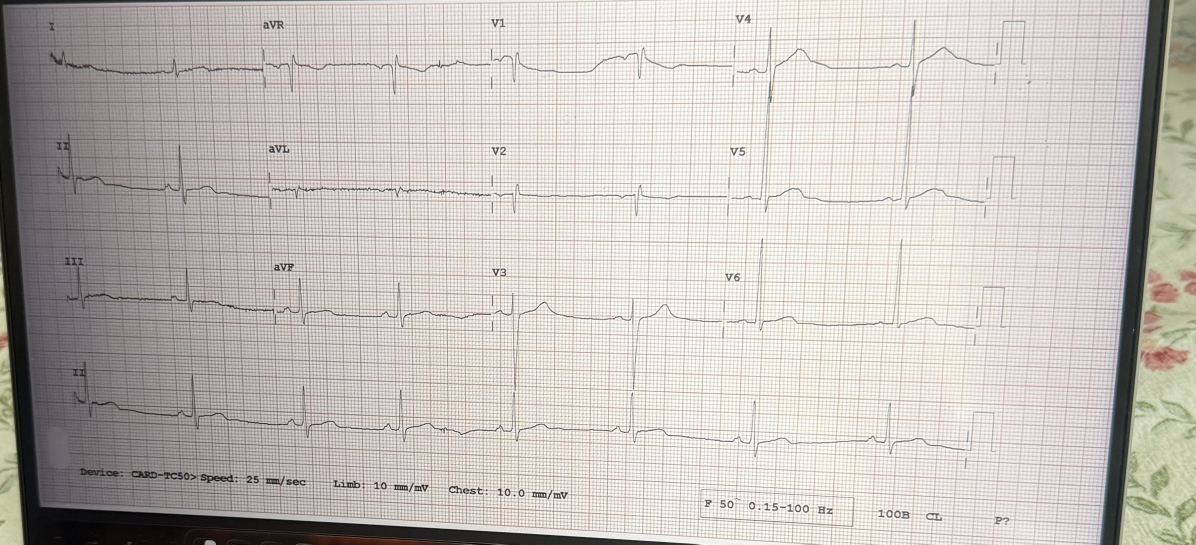
#> input picture preprocessing/clean_ecg.jpg, 3587 x 1633 px (shown at 1/3 size)
$ python preprocess.py clean_ecg.jpg out.png
#> lines starting #> are read from the running program, lines starting #| are printed output that depends on the picture; after the words box and inside, x2 and y2 are one past the last pixel; in counts of white or black regions, pixels touching at a corner belong together
import sys
import cv2
import numpy as np

def order_points(pts):
    #Sort 4 corners into: top-left, top-right, bottom-right, bottom-left
    rect = np.zeros((4, 2), dtype="float32")
    s = pts.sum(axis=1)
    rect[0] = pts[np.argmin(s)]
    rect[2] = pts[np.argmax(s)]
    d = np.diff(pts, axis=1)
    rect[1] = pts[np.argmin(d)]
    rect[3] = pts[np.argmax(d)]
    return rect

def find_boundary(img):
    #look for the largest 4-sided shape (the EKG paper or screen)
    gray = cv2.cvtColor(img, cv2.COLOR_BGR2GRAY)
    blur = cv2.GaussianBlur(gray, (5, 5), 0)

    #ignore shapes samller than 20% of the photo
    min_area = 0.2 * img.shape[0] * img.shape[1]

    #median brightness to tell us how dark or bright photo is
    #dark photos need lower edge thresholds to still show edges
    med = float(np.median(blur))
    auto = (int(max(0, 0.66 * med)), int(min(255, 1.33 * med)))

    #try several edge sensitivities, strictest first. we stop at the first one that finds the paper.
    for low, high in [(50, 150), auto, (10, 40)]:
        edges = cv2.Canny(blur, low, high)
        edges = cv2.dilate(edges, np.ones((3, 3), np.uint8), iterations=2)
        contours, _ = cv2.findContours(edges, cv2.RETR_LIST, cv2.CHAIN_APPROX_SIMPLE)
        contours = sorted(contours, key=cv2.contourArea, reverse=True)[:5]

        for c in contours:
            #convex hull wraps shape in tight rubber band, smooths out bumps from shadows or glare on edge
            hull = cv2.convexHull(c)
            peri = cv2.arcLength(hull, True)

            #try progressively looser corner simplification (0.02 to 0.08) until shape reduces to exactly 4 corners
            for eps in (0.02, 0.03):
                approx = cv2.approxPolyDP(hull, eps * peri, True)
                if len(approx) == 4:
                    if cv2.contourArea(approx) > min_area:
                        return approx.reshape(4, 2).astype("float32")
                    break

    return None


def warp(img, pts):
    #perspective transform turn the angled quad into a flat rectangle
    rect = order_points(pts)
    tl, tr, br, bl = rect
    w = int(max(np.linalg.norm(br - bl), np.linalg.norm(tr - tl)))
    h = int(max(np.linalg.norm(tr - br), np.linalg.norm(tl - bl)))
    dst = np.array([[0, 0], [w - 1, 0], [w - 1, h - 1], [0, h - 1]], dtype="float32")
    M = cv2.getPerspectiveTransform(rect, dst)
    return cv2.warpPerspective(img, M, (w, h))

def normalize_lighting(img):
    #divide brightness by heavily blurred copy of itself to flatten shadows
    # then boost local contrast so trace stays visible
    lab = cv2.cvtColor(img, cv2.COLOR_BGR2LAB)
    l, a, b = cv2.split(lab)
    # Estimate the smooth illumination field at bounded resolution. Blurring a
    # full phone photo with a thousand-pixel kernel can exceed the API timeout.
    scale = min(1.0, 512 / max(l.shape))
    small = cv2.resize(l, None, fx=scale, fy=scale, interpolation=cv2.INTER_AREA) if scale < 1 else l
    bg = cv2.GaussianBlur(small, (0, 0), sigmaX=max(1, max(small.shape) / 10))
    if bg.shape != l.shape:
        bg = cv2.resize(bg, (l.shape[1], l.shape[0]), interpolation=cv2.INTER_LINEAR)
    flat = cv2.divide(l, bg, scale=200)
    clahe = cv2.createCLAHE(clipLimit=2.0, tileGridSize=(8,8))
    flat = clahe.apply(flat)
    return cv2.cvtColor(cv2.merge((flat, a, b)), cv2.COLOR_LAB2BGR)

def preprocess(img):
    #returns (image, boundary_found). if no boundary is found, og comes back
    # unchanged with False
    pts = find_boundary(img)
    if pts is None:
        return img, False
    return normalize_lighting(warp(img, pts)), True

if __name__ == "__main__":
    path = sys.argv[1]
    out = sys.argv[2]
    img = cv2.imread(path)
#> img is the input picture: shape (1633, 3587, 3); mean B, G, R 186, 191, 196.4
    if img is None:
        sys.exit(f"Could not read {path}")
    result, found = preprocess(img)
#> in find_boundary, `gray = cv2.cvtColor(img, cv2.COLOR_BGR2GRAY)`:
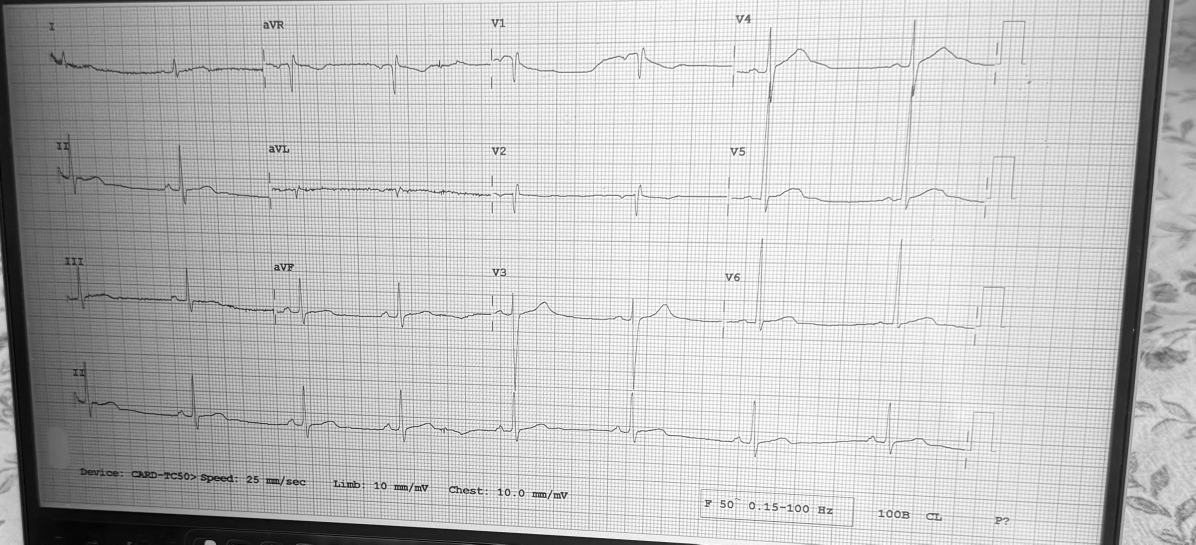
#> gray: shape (1633, 3587) (shown at 1/3 size); min 0, max 255, mean 192
#> in find_boundary, `med = float(np.median(blur))`: med = 210
#> in find_boundary, `auto = (int(max(0, 0.66 * med)), int(min(255, 1.33 * med)))`: auto = (138, 255)
#> the loop in find_boundary, `for low, high in [(50, 150), auto, (10, 40)]:` made 1 pass
#> (low, high) on pass 1: (50, 150)
#> pass 1, in find_boundary, `edges = cv2.Canny(blur, low, high)`:
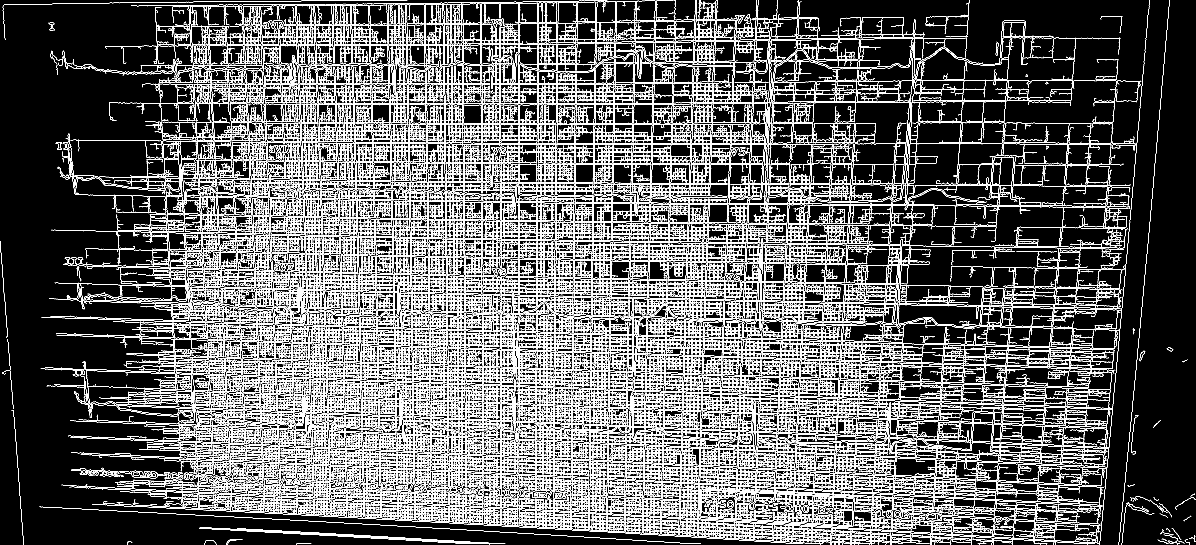
#> edges: shape (1633, 3587) (shown at 1/3 size); 15.6% white in thin lines or dots
#> pass 1, in find_boundary, `edges = cv2.dilate(edges, np.ones((3, 3), np.uint8), iterations=2)`:
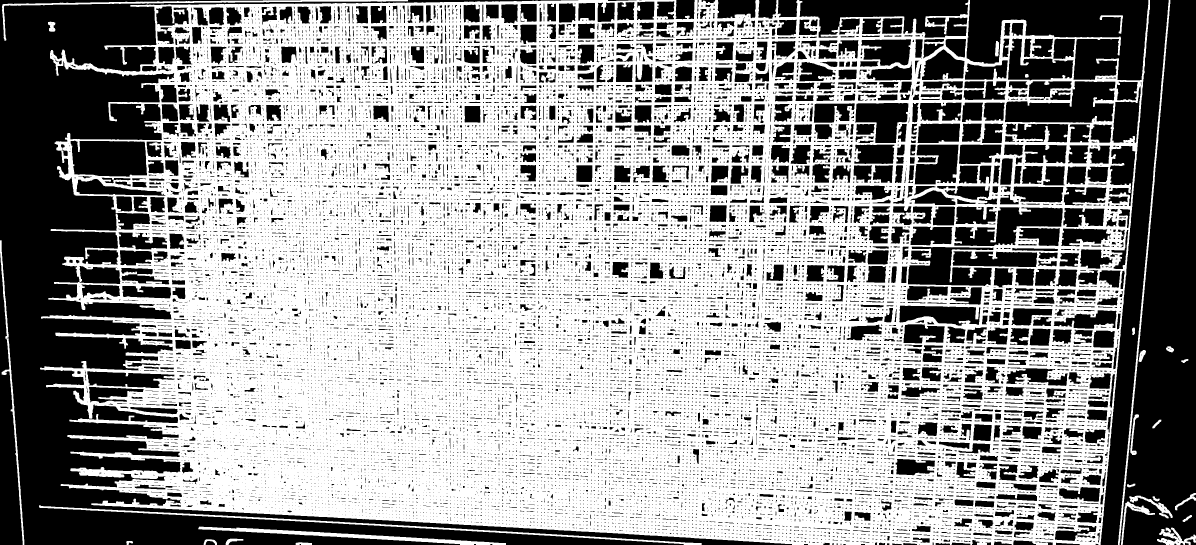
#> edges: shape (1633, 3587) (shown at 1/3 size); 58.9% white; 19937 black regions (15858 under 20 px), largest, box (x1, y1, x2, y2) and area: (0, 0, 2376, 1633) 657380, (3359, 0, 3587, 1633) 234723, (3302, 0, 3506, 1633) 88109
#> in preprocess, `pts = find_boundary(img)`: pts = [[3449, 0], [3301, 1632], [182, 1457], [150, 159]]
#> in order_points, `s = pts.sum(axis=1)`: s = [3449, 4933, 1639, 309]
#> in order_points, `d = np.diff(pts, axis=1)`: d = [-3449, -1669, 1275, 9]
#> in warp, `rect = order_points(pts)`: rect = [[150, 159], [3449, 0], [3301, 1632], [182, 1457]]
#> in warp, `tl, tr, br, bl = rect`: tl = [150, 159]; tr = [3449, 0]; br = [3301, 1632]; bl = [182, 1457]
#> in warp, `w = int(max(np.linalg.norm(br - bl), np.linalg.norm(tr - tl)))`: w = 3302
#> in warp, `h = int(max(np.linalg.norm(tr - br), np.linalg.norm(tl - bl)))`: h = 1638
#> in warp, `dst = np.array([[0, 0], [w - 1, 0], [w - 1, h - 1], [0, h - 1]], dtype..`: dst = [[0, 0], [3301, 0], [3301, 1637], [0, 1637]]
#> in warp, `M = cv2.getPerspectiveTransform(rect, dst)`: M = [[1.27, -0.0314, -185.9], [0.0583, 1.21, -201], [7.92e-05, -3.73e-05, 1]]
#> in warp, `return cv2.warpPerspective(img, M, (w, h))`:
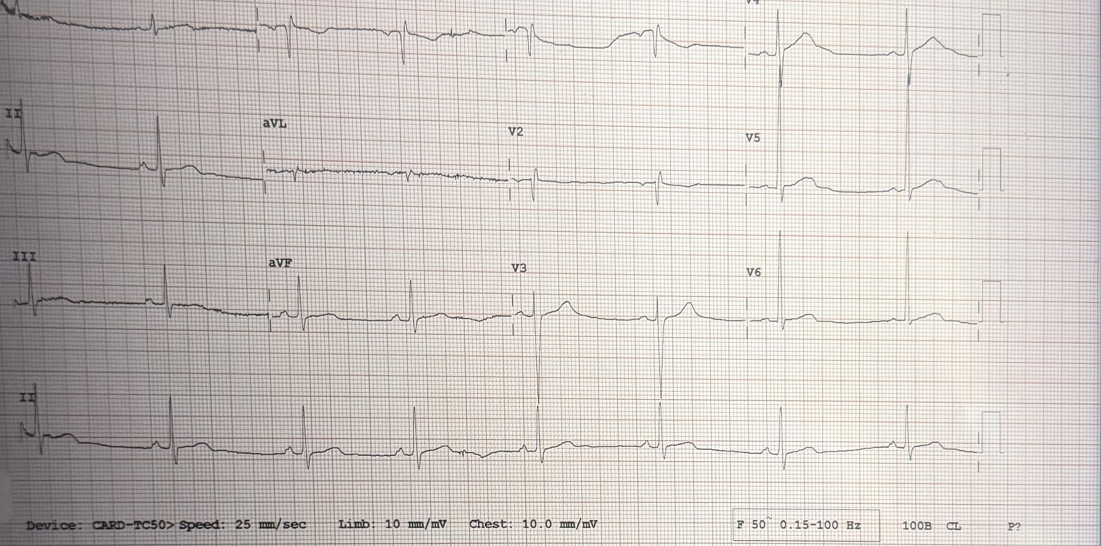
#> returned value: shape (1638, 3302, 3) (shown at 1/3 size); mean of channels 0, 1, 2 194.5, 198.5, 204.7; drawn as B, G, R
#> in normalize_lighting, `lab = cv2.cvtColor(img, cv2.COLOR_BGR2LAB)`: lab: shape (1638, 3302, 3); mean of channels 0, 1, 2 204.4, 129.5, 130.8
#> in normalize_lighting, `bg = cv2.GaussianBlur(small, (0, 0), sigmaX=max(1, max(small.shape) / ..`:
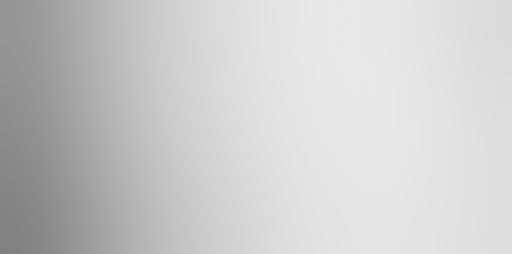
#> bg: shape (254, 512); min 128, max 233, mean 204.5
#> in normalize_lighting, `flat = cv2.divide(l, bg, scale=200)`:
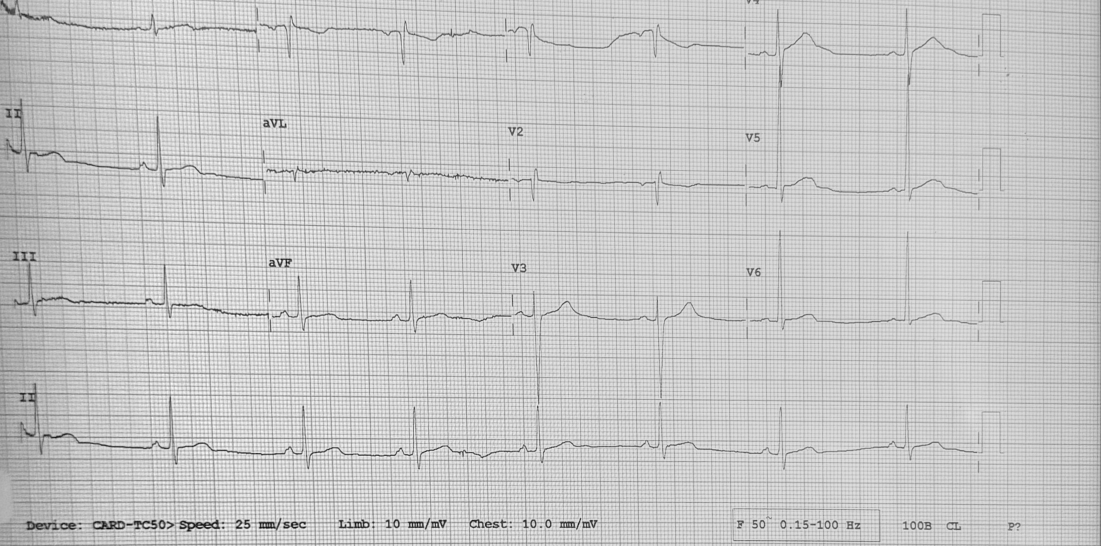
#> flat: shape (1638, 3302) (shown at 1/3 size); min 0, max 255, mean 199.3
#> in normalize_lighting, `flat = clahe.apply(flat)`:
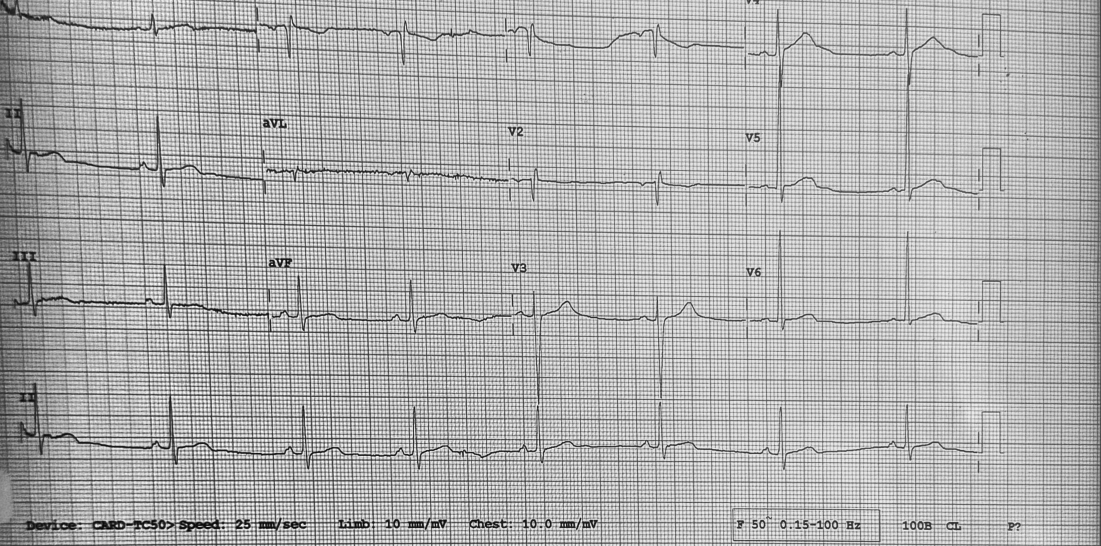
#> flat: shape (1638, 3302) (shown at 1/3 size); min 0, max 255, mean 175.1
#> found = True
    cv2.imwrite(out, result)
    print(f"boundary_found={found} -> {out}")
#| boundary_found=True -> out.png
